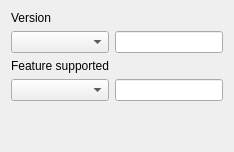
     <widget class="QWidget" name="generaltab_2">
      <attribute name="title">
       <string>General2</string>
      </attribute>
      <layout class="QGridLayout" name="gridLayout_14">
       <item row="4" column="0">
        <widget class="QLabel" name="label_4">
         <property name="sizePolicy">
          <sizepolicy hsizetype="Minimum" vsizetype="Fixed">
           <horstretch>0</horstretch>
           <verstretch>0</verstretch>
          </sizepolicy>
         </property>
         <property name="text">
          <string>Feature supported</string>
         </property>
        </widget>
       </item>
       <item row="0" column="0">
        <widget class="QLabel" name="label_3">
         <property name="sizePolicy">
          <sizepolicy hsizetype="Minimum" vsizetype="Fixed">
           <horstretch>0</horstretch>
           <verstretch>0</verstretch>
          </sizepolicy>
         </property>
         <property name="text">
          <string>Version</string>
         </property>
        </widget>
       </item>
       <item row="1" column="0">
        <widget class="QComboBox" name="versionComboBox">
         <property name="sizePolicy">
          <sizepolicy hsizetype="Minimum" vsizetype="Fixed">
           <horstretch>0</horstretch>
           <verstretch>0</verstretch>
          </sizepolicy>
         </property>
         <item>
          <property name="text">
           <string/>
          </property>
         </item>
         <item>
          <property name="text">
           <string>Os</string>
          </property>
         </item>
         <item>
          <property name="text">
           <string>QtCore</string>
          </property>
         </item>
         <item>
          <property name="text">
           <string>Firmware</string>
          </property>
         </item>
        </widget>
       </item>
       <item row="1" column="1">
        <widget class="QLineEdit" name="versionLineEdit">
         <property name="sizePolicy">
          <sizepolicy hsizetype="MinimumExpanding" vsizetype="Fixed">
           <horstretch>0</horstretch>
           <verstretch>0</verstretch>
          </sizepolicy>
         </property>
         <property name="mouseTracking">
          <bool>false</bool>
         </property>
         <property name="focusPolicy">
          <enum>Qt::NoFocus</enum>
         </property>
         <property name="acceptDrops">
          <bool>false</bool>
         </property>
        </widget>
       </item>
       <item row="5" column="0">
        <widget class="QComboBox" name="featureComboBox">
         <property name="sizePolicy">
          <sizepolicy hsizetype="Minimum" vsizetype="Fixed">
           <horstretch>0</horstretch>
           <verstretch>0</verstretch>
          </sizepolicy>
         </property>
         <item>
          <property name="text">
           <string/>
          </property>
         </item>
         <item>
          <property name="text">
           <string>Bluetooth</string>
          </property>
         </item>
         <item>
          <property name="text">
           <string>Camera</string>
          </property>
         </item>
         <item>
          <property name="text">
           <string>FmRadio</string>
          </property>
         </item>
         <item>
          <property name="text">
           <string>Irda</string>
          </property>
         </item>
         <item>
          <property name="text">
           <string>Led</string>
          </property>
         </item>
         <item>
          <property name="text">
           <string>Memcard</string>
          </property>
         </item>
         <item>
          <property name="text">
           <string>Usb</string>
          </property>
         </item>
         <item>
          <property name="text">
           <string>Vibrate</string>
          </property>
         </item>
         <item>
          <property name="text">
           <string>WLan</string>
          </property>
         </item>
         <item>
          <property name="text">
           <string>Sim</string>
          </property>
         </item>
         <item>
          <property name="text">
           <string>Location</string>
          </property>
         </item>
         <item>
          <property name="text">
           <string>VideoOut</string>
          </property>
         </item>
         <item>
          <property name="text">
           <string>Haptics</string>
          </property>
         </item>
        </widget>
       </item>
       <item row="5" column="1">
        <widget class="QLineEdit" name="featuresLineEdit">
         <property name="sizePolicy">
          <sizepolicy hsizetype="MinimumExpanding" vsizetype="Fixed">
           <horstretch>0</horstretch>
           <verstretch>0</verstretch>
          </sizepolicy>
         </property>
         <property name="mouseTracking">
          <bool>false</bool>
         </property>
         <property name="focusPolicy">
          <enum>Qt::NoFocus</enum>
         </property>
         <property name="acceptDrops">
          <bool>false</bool>
         </property>
        </widget>
       </item>
       <item row="6" column="0">
        <spacer name="verticalSpacer">
         <property name="orientation">
          <enum>Qt::Vertical</enum>
         </property>
         <property name="sizeHint" stdset="0">
          <size>
           <width>20</width>
           <height>40</height>
          </size>
         </property>
        </spacer>
       </item>
      </layout>
     </widget>
